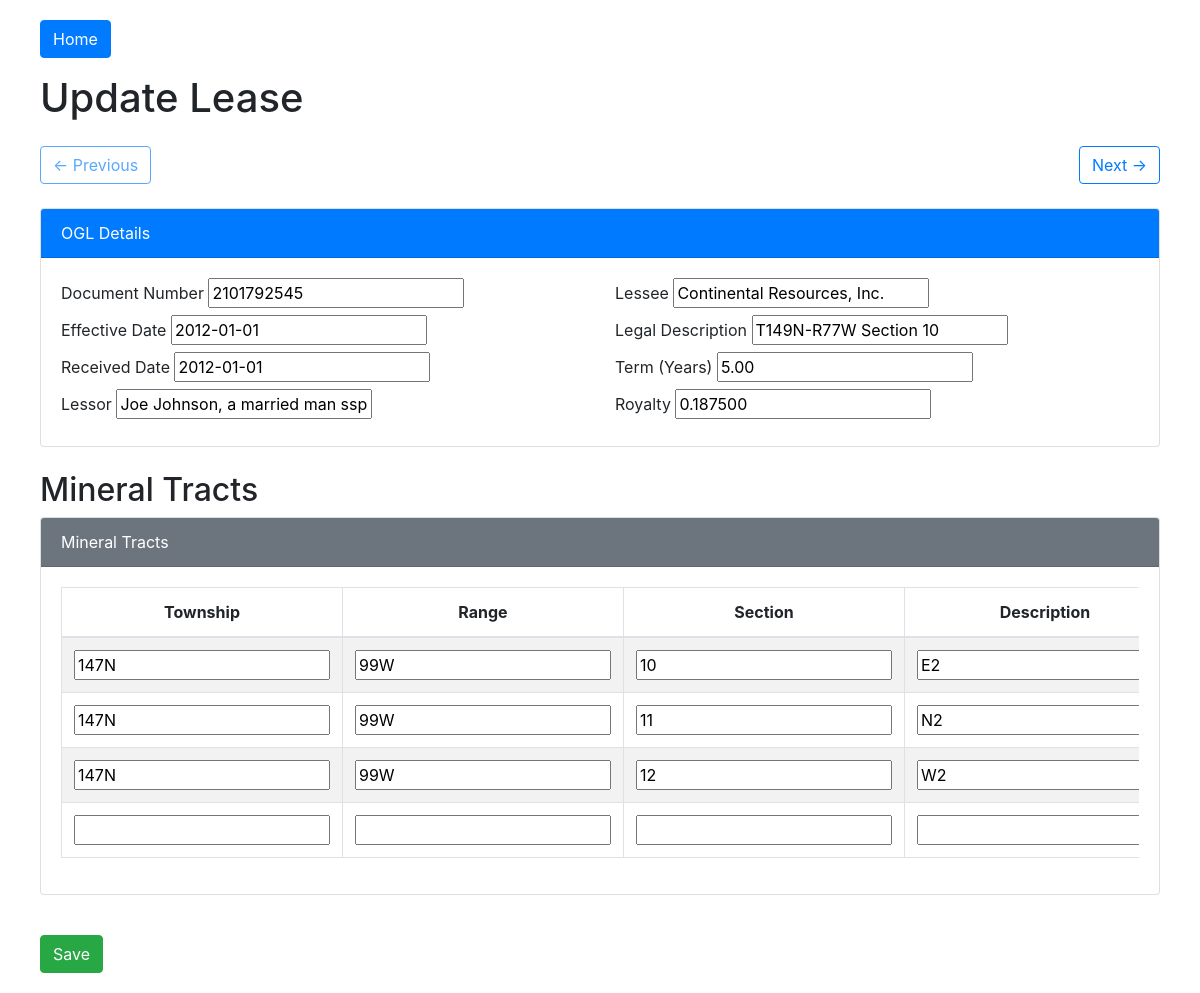
/update_ogl/1/, run on an earlier commit of the app's database.
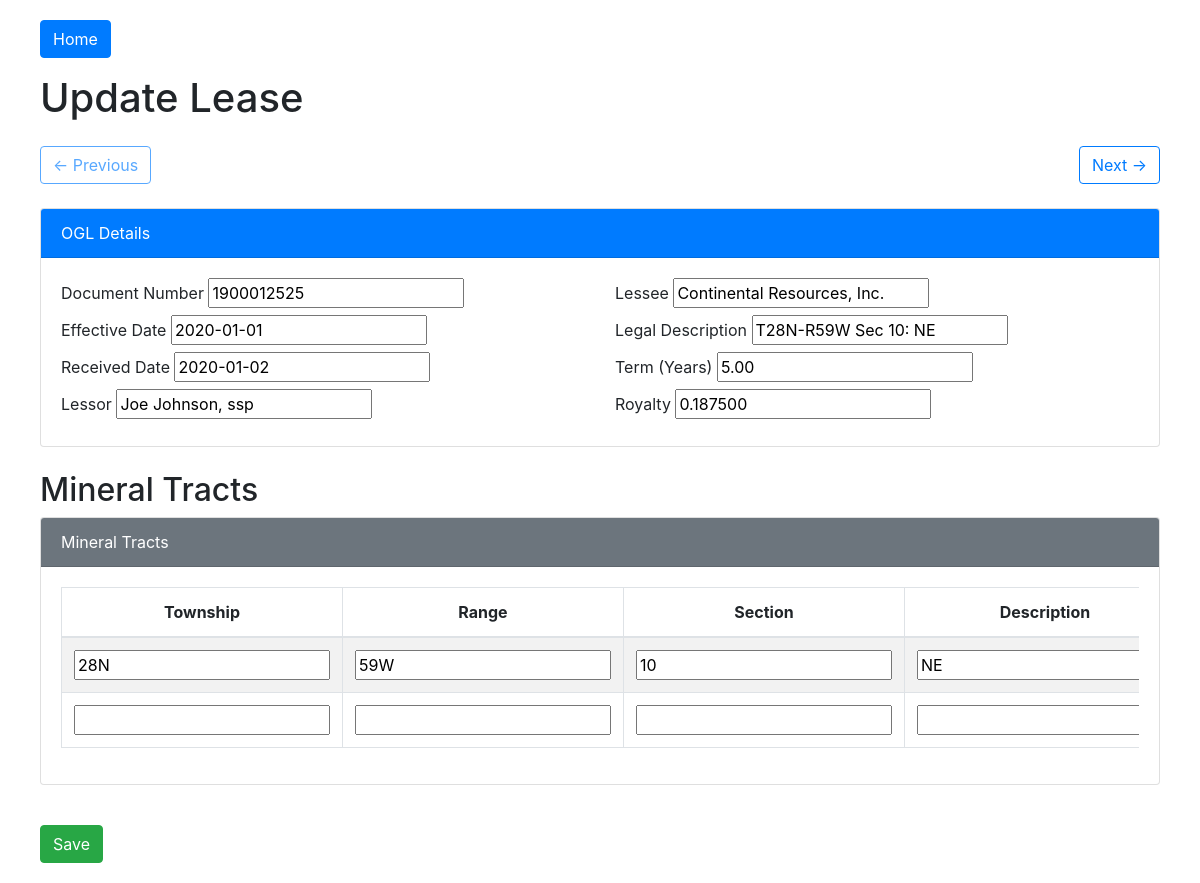
And on a later commit of the database.
### myapp/models.py (models this page shows, shortened)
class OGL(models.Model):
    docNo = models.CharField(max_length=20)
    effDate = models.DateField()
    recDate = models.DateField()
    lessor = models.CharField(max_length=255)
    lessee = models.CharField(max_length=255)
    legal_desc = models.CharField(max_length=255, null=True, blank=True)
    term_in_years = models.DecimalField(max_digits=5, decimal_places=2)
    royalty = models.DecimalField(max_digits=6, decimal_places=6)

### myapp/views.py (the view)
# urls.py: path('update_ogl/<int:pk>/', views.update_ogl, name='update_ogl'),
def update_ogl(request, pk):
    ogl = get_object_or_404(OGL, pk=pk)  # Retrieve the OGL instance
    prev_ogl = OGL.objects.filter(id__lt=pk).order_by('-id').first() # Left arrow
    next_ogl = OGL.objects.filter(id__gt=pk).order_by('id').first() # Right arrow
    if request.method == 'POST':
        form = OGLForm(request.POST, instance=ogl)
        formset = MineralTractFormset(request.POST, instance=ogl)
        if form.is_valid() and formset.is_valid():
            ogl = form.save()
            formset.instance = ogl  # Bind formset to the OGL instance
            formset.save()  # Save formset and handle deletions correctly
            messages.success(request, 'Lease updated successfully!')
            return redirect('home')
        else:
            print("Form errors:", form.errors)
            print("Formset errors:", formset.errors)
            for i, form in enumerate(formset):
                print(f"Form {i} cleaned_data:", form.cleaned_data)  # Debug each form
                print(f"Form {i} errors:", form.errors)  # Debug individual form errors
    else:
        form = OGLForm(instance=ogl)  # Populate form with existing data
        formset = MineralTractFormset(instance=ogl)  # Populate formset with existing data
    return render(request, 'update_ogl.html', {
        'form': form,
        'formset': formset,
        'prev_ogl': prev_ogl,
        'next_ogl': next_ogl,
    })

### myapp/forms.py (shortened to what this page needs)
class OGLForm(forms.ModelForm):
    class Meta:
        model = OGL
        fields = ['docNo', 'effDate', 'recDate', 'lessor', 'lessee', 'legal_desc', 'term_in_years', 'royalty']

### myapp/templates/update_ogl.html (shortened to what the changed rows need)
<!DOCTYPE html>
<html lang="en">
<head>
    <link
        href="https://stackpath.bootstrapcdn.com/bootstrap/4.3.1/css/bootstrap.min.css"
        rel="stylesheet"
    />
</head>
<body>
    <div class="container-fluid">
        <h1 class="mb-4">Update Lease</h1>
        <form method="post">
            <div class="card mb-4">
                <div class="card-body">
                    <div class="row">
                        <div class="col-md-6">
                            <div class="form-group">
                                <label for="id_docNo">Document Number</label>
                                {{ form.docNo }}
                            </div>
                            <div class="form-group">
                                <label for="id_effDate">Effective Date</label>
                                {{ form.effDate }}
                            </div>
                            <div class="form-group">
                                <label for="id_recDate">Received Date</label>
                                {{ form.recDate }}
                            </div>
                            <div class="form-group">
                                <label for="id_lessor">Lessor</label>
                                {{ form.lessor }}
                            </div>
                        </div>
                        <div class="col-md-6">
                            <div class="form-group">
                                <label for="id_lessee">Lessee</label>
                                {{ form.lessee }}
                            </div>
                            <div class="form-group">
                                <label for="id_legal_desc">Legal Description</label>
                                {{ form.legal_desc }}
                            </div>
                            <div class="form-group">
                                <label for="id_term_in_years">Term (Years)</label>
                                {{ form.term_in_years }}
                            </div>
                            <div class="form-group">
                                <label for="id_royalty">Royalty</label>
                                {{ form.royalty }}
                            </div>
                        </div>
                    </div>
                </div>
            </div>
            <h2>Mineral Tracts</h2>
            <div class="card mb-4">
                <div class="card-body">
                    <div class="table-responsive">
                        <table class="table table-bordered table-striped">
                            <thead>
                                <tr>
                                    <th>Township</th>
                                    <th>Range</th>
                                    <th>Section</th>
                                    <th>Description</th>
                                </tr>
                            </thead>
                            <tbody>
                                {% for form in formset %}
                                <tr>
                                    <td>{{ form.township }}</td>
                                    <td>{{ form.range }}</td>
                                    <td>{{ form.section }}</td>
                                    <td>{{ form.desc }}</td>
                                </tr>
                                {% endfor %}
                            </tbody>
                        </table>
                    </div>
                </div>
            </div>
        </form>
    </div>
</body>
</html>

What changed in the data, as far as the page shows it:
changed OGL "Continental Resources, Inc.": docNo "2101792545" → "1900012525"; effDate "2012-01-01" → "2020-01-01"; recDate "2012-01-01" → "2020-01-02"; lessor "Joe Johnson, a married man ssp" → "Joe Johnson, ssp"; legal_desc "T149N-R77W Section 10" → "T28N-R59W Sec 10: NE"
Also different on the page:
form field township: "147N" → "28N"
form field range: "99W" → "59W"
form field desc: "E2" → "NE"
form field township: "147N" → (not shown)
form field range: "99W" → (not shown)
form field section: "11" → (not shown)
form field desc: "N2" → (not shown)
list line gone: "147N 99W 12 W2"
